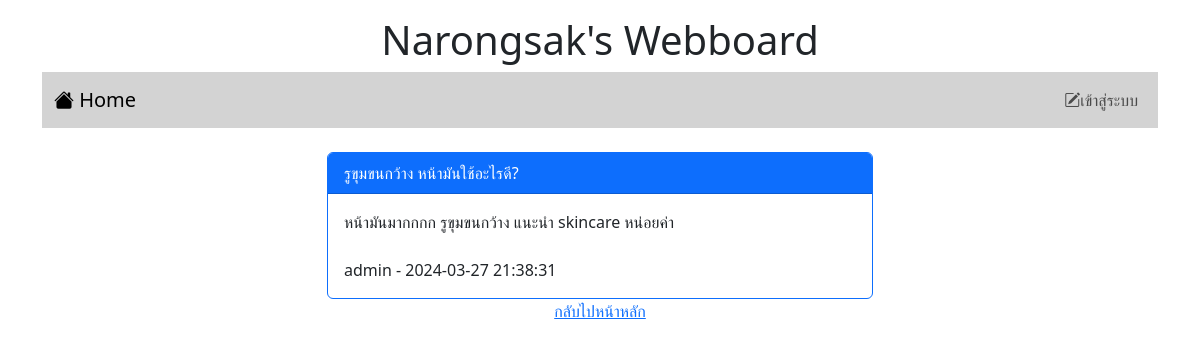
Screenshot of /post.php?id=7 with the database file from the repository.
### tables this page shows
CREATE TABLE `post` (
  `id` int(11) NOT NULL,
  `title` varchar(128) NOT NULL,
  `content` varchar(2048) NOT NULL,
  `post_date` datetime NOT NULL,
  `cat_id` int(11) NOT NULL,
  `user_id` int(11) NOT NULL
);

CREATE TABLE `user` (
  `id` int(11) NOT NULL,
  `login` varchar(32) NOT NULL,
  `password` varchar(64) NOT NULL,
  `name` varchar(64) NOT NULL,
  `gender` char(1) NOT NULL,
  `email` varchar(32) NOT NULL,
  `role` char(1) NOT NULL
);

### post.php (the view, shortened to what this page needs)
<!DOCTYPE html>
<html lang="en">
<head>
    <link href="https://cdn.jsdelivr.net/npm/bootstrap@5.3.2/dist/css/bootstrap.min.css" rel="stylesheet">
    <link rel="stylesheet" href="https://cdn.jsdelivr.net/npm/bootstrap-icons@1.11.3/font/bootstrap-icons.min.css">
</head>
<body>
    <div class="container-lg">
        <h1 style="text-align: center;" class="mt-3">Narongsak's Webboard</h1>
        <?php include "nav.php" ?>
        <div class="row mt-4">
            <div class="col-lg-3 col-md-2 col-sm-1"></div>
            <div class="col-lg-6 col-md-8 col-sm-10">
                <?php
                $conn = new PDO("mysql:host=localhost;dbname=webboard;charset=utf8", "root", "");
                $sql = "SELECT post.title,post.content,post.post_date,user.login
                FROM post INNER JOIN user ON (post.user_id=user.id) WHERE post.id=$_GET[id]";
                $result = $conn->query($sql);
                while ($row = $result->fetch()) {
                    echo "<div class='card border-primary'>";
                    echo "<div class='card-header bg-primary text-white'>$row[0]</div>";
                    echo "<div class='card-body'>$row[content]<br><br>$row[3] - $row[2]</div>";
                    echo "</div>";
                }
                ?>
            </div>
            <div class="col-lg03 col-md-2 col-sm-1"></div>
        </div>
        <div style="text-align: center;"><a href="index.php">กลับไปหน้าหลัก</a></div>
    </div>
</body>
</html>

### rows the page displays
post: title "รูขุมขนกว้าง หน้ามันใช้อะไรดี?", content "หน้ามันมากกกก รูขุมขนกว้าง แนะนำ skincare หน่อยค่า", user.login "admin", post_date "2024-03-27 21:38:31"
